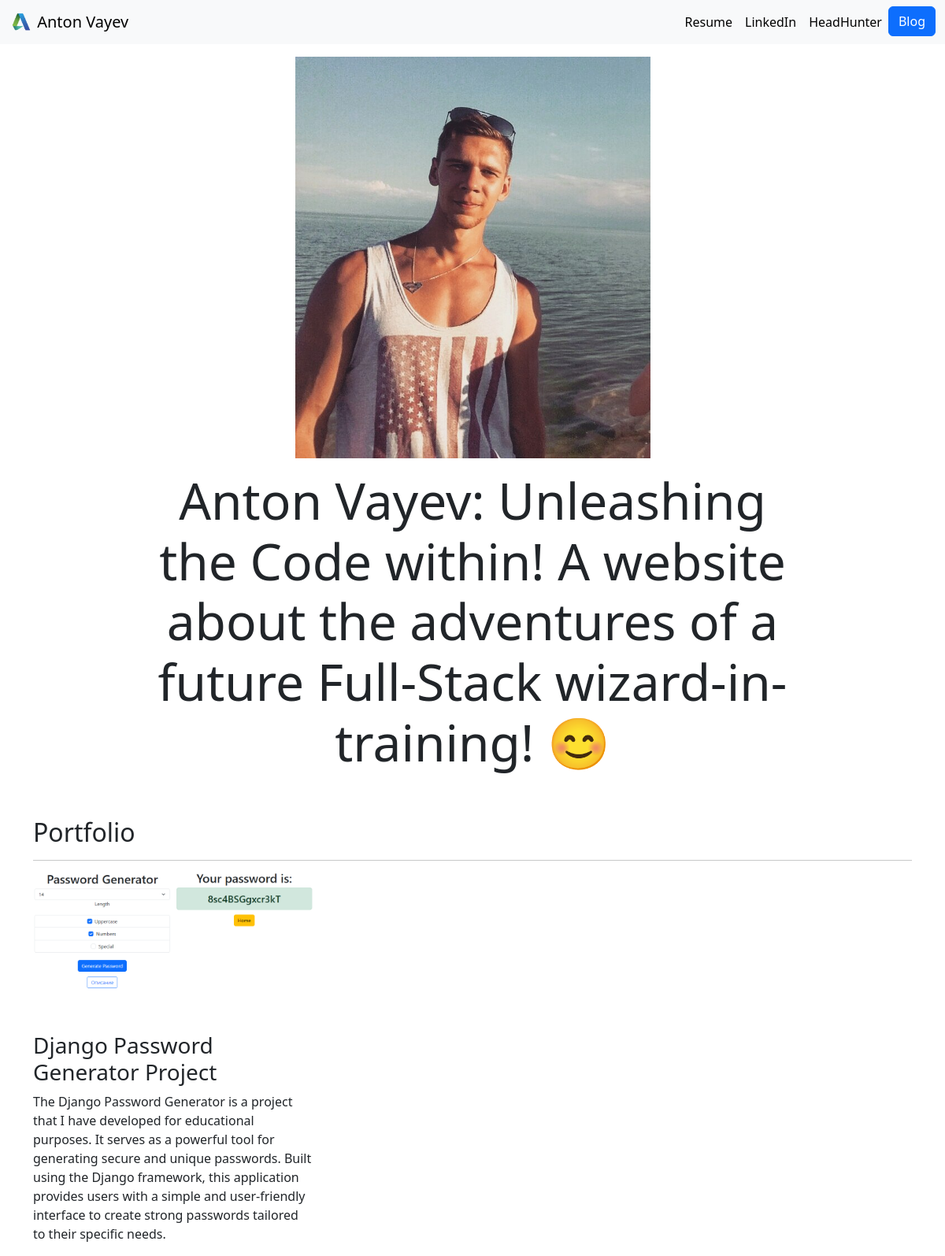
The page / on the database its author committed.
### portfolio/models.py (models this page shows, shortened)
class Project(models.Model):
    title = models.CharField(max_length=100)
    description = models.CharField(max_length=400)
    image = models.ImageField(upload_to='portfolio/images/')
    url = models.URLField(blank=True)

### portfolio/views.py (the view)
# urls.py: 2. Add a URL to urlpatterns:  path('', views.home, name='home')
def  home(request):
    projects = Project.objects.all()
    return render(request, 'portfolio/home.html', {'projects':projects})

### portfolio/templates/portfolio/home.html
{% extends "portfolio/base.html" %}
{% load static %}
{% block content %}
<div class="row justify-content-center my-3">
  <div class="col-5">
    <img src="{% static 'portfolio/my_photo.jpg' %}" class="img-fluid">
  </div>
</div>
<div class="row justify-content-center mb-3">
  <div class="col-md-9 text-center">
    <h1 id="hometext" class="font-weight-bold">Anton Vayev: Unleashing the Code within! A website about the adventures of a future Full-Stack wizard-in-training! 😊</h1>
  </div>
</div>
<h2 class="mt-5">Portfolio</h2>
<hr>
<div class="row">
  {% for project in projects %}
  <div class="col-lg-4 col-md-6">
    {% if project.url %}
    <a href="{{ project.url }}">
      <img src="{{ project.image.url }}" class="img-fluid mb-2">
    </a>
    {% else %}
    <img src="{{ project.image.url }}" class="img-fluid mb-2">
    {% endif %}
    <h3>{{ project.title }}</h3>
    <p>{{ project.description }}</p>
  </div>
  {% endfor %}
</div>
{% endblock %}

### portfolio/templates/portfolio/base.html (shortened to what this page needs)
{% load static %}
<!doctype html>
<html lang="en">
  <head>
    <link rel="stylesheet" href="{% static 'portfolio/custom.css' %}">
    <link href="https://cdn.jsdelivr.net/npm/bootstrap@5.3.0/dist/css/bootstrap.min.css" rel="stylesheet">
  </head>
  <body>
    <nav id="topNav" class="navbar navbar-expand-lg bg-body-tertiary">
      <div class="container-fluid">
        <a class="navbar-brand" href="{% url 'home' %}">
          <img src="{% static 'portfolio/Logo.png' %}" width="30" height="30" class="d-inline-block align-top" alt="Anton Logo">
          <span>Anton Vayev</span>
        </a>
        <div class="collapse navbar-collapse" id="navbarNav">
          <ul class="navbar-nav ml-auto">
            <li class="nav-item">
              <a class="nav-link" href="{% static 'portfolio/resume.pdf' %}">Resume</a>
            </li>
            <li class="nav-item">
              <a class="nav-link" href="https://www.linkedin.com/in/%D0%B0%D0%BD%D1%82%D0%BE%D0%BD-%D0%B2%D0%B0%D0%B5%D0%B2-14207ba2" target="_blank">LinkedIn</a>
            </li>
            <li class="nav-item">
              <a class="nav-link" href="https://hh.kz/resume/bb9027d8ff09ed941b0039ed1f346f63424f6d" target="_blank">HeadHunter</a>
            </li>
            <li>
              <a role="button" href="{% url 'blog:all_blogs' %}" class="btn btn-primary">Blog</a>
            </li>
          </ul>
        </div>
      </div>
    </nav>
      <div class="container">
        {% block content %}{% endblock %}
      </div>
  </body>
</html>

### portfolio/static/portfolio/custom.css (style rules this page uses)
.navbar-nav .nav-link { color: rgba(0,0,0,1) !important; }
.ml-auto { margin-left: auto; }
body { font-family: 'Lato', sans-serif; }
@media (min-width: 992px) { #hometext { font-size: 4rem; } }

### rows shown on the page
Project: image (picture), title "Django Password Generator Project", description "The Django Password Generator is a project that I have developed for educational purposes. It serves as a powerful tool for generating secure and unique passwords. Built using the Django framework, this application provides users with a simple and user-friendly interface to create strong passwords tailored to their specific needs."
